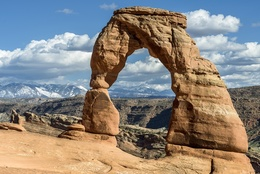
%> input picture Assignment 2 - Local operations/src/media/delicate_arch.jpg, 260 x 174 px, shrunk from 1024 x 684 before the run
$ octave imageStylization.m   (GNU Octave 9; MATLAB toolbox functions it lacks are replaced by stand-ins)
%> lines starting %> are read from the running program, lines starting %| are printed output that depends on the picture; in (x1, y1, x2, y2) boxes, pixels count from 0 and x2, y2 are one past the last pixel; in counts of white or black regions, pixels touching at a corner belong together; the program's own positions count from 1
### Assignment 2 - Local operations/src/gray2rgb.m
function rgb = gray2rgb(gray, im)
    I_ycbcr = rgb2ycbcr(double(im)./255);
    J_ycbcr = cat(3,gray,I_ycbcr(:,:,2),I_ycbcr(:,:,3));
    rgb = ycbcr2rgb(J_ycbcr);
end

### Assignment 2 - Local operations/src/imageStylization.m
im = im2double(imread("./media/delicate_arch.jpg"));

% 1. Find edges using Canny algorithm
im_bilat = imbilatfilt(im, 0.9, 6);
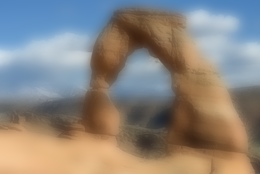
%> im_bilat: size 174x260x3 double; mean R, G, B 0.552, 0.525, 0.497; mean of the top-left, top-right, bottom-left and bottom-right quarters 0.573, 0.558, 0.545, 0.423
edges = edge(rgb2gray(im_bilat), 'canny');
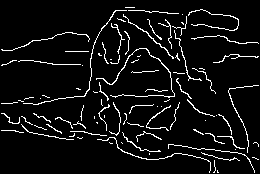
%> edges: size 174x260 logical; 6.5% white in thin lines or dots

% 2. Dilate edges
edges = imdilate(edges, strel('disk', 2));
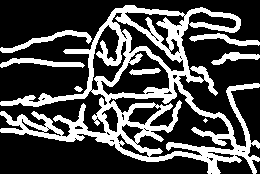
%> edges: size 174x260 logical; 29.4% white; 8 white regions (1 under 20 px), largest, box (x1, y1, x2, y2) and area: (0, 5, 260, 174) 11540, (0, 30, 92, 53) 480, (0, 58, 85, 68) 420

% 3. Use the edges as a mask to stylize the image
im_stylized = im_bilat.*~edges;
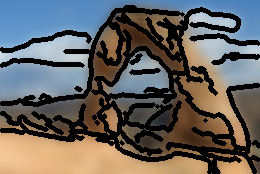
%> im_stylized: size 174x260x3 double; mean R, G, B 0.396, 0.385, 0.373

imwrite(im2uint8(im), "./out/6.1.im.jpg");
imwrite(im2uint8(im_bilat), "./out/6.1.im_bilat.jpg");
imwrite(im2uint8(gray2rgb(edges, im)), "./out/6.1.im_bilat_edges.jpg");
%> in gray2rgb, `I_ycbcr = rgb2ycbcr(double(im)./255);`: I_ycbcr: size 174x260x3 double; mean of channels 1, 2, 3 0.0645, 0.502, 0.502
%> in gray2rgb, `J_ycbcr = cat(3,gray,I_ycbcr(:,:,2),I_ycbcr(:,:,3));`: J_ycbcr: size 174x260x3 double; mean of channels 1, 2, 3 0.294, 0.502, 0.502
imwrite(im2uint8(im_stylized), "./out/6.1.im_stylized.jpg");
imshow([im, im_bilat, gray2rgb(edges, im), im_stylized], []);
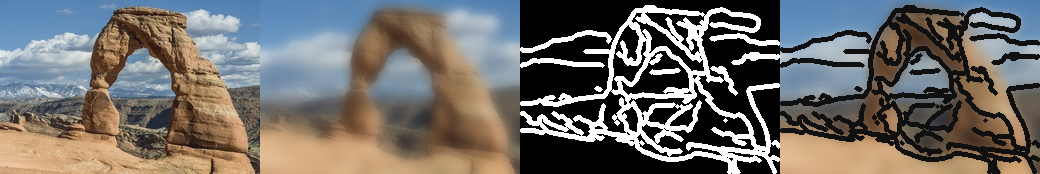
%> displayed picture: size 174x1040x3, on the screen's scale of 0 to 255; mean R, G, B 112.8, 109.3, 105.6
